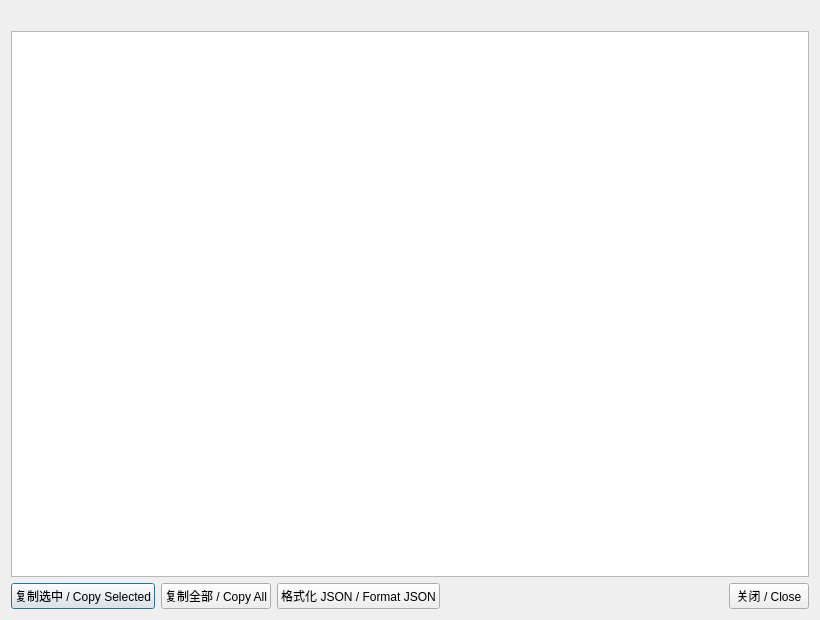
<?xml version="1.0" encoding="UTF-8"?>
<ui version="4.0">
 <class>TextViewerDialog</class>
 <widget class="QDialog" name="TextViewerDialog">
  <property name="geometry">
   <rect>
    <x>0</x>
    <y>0</y>
    <width>820</width>
    <height>620</height>
   </rect>
  </property>
  <property name="windowTitle">
   <string notr="true">Text Viewer</string>
  </property>
  <layout class="QVBoxLayout" name="verticalLayout">
   <item>
    <widget class="QLabel" name="lblTitle">
     <property name="text">
      <string notr="true"/>
     </property>
     <property name="wordWrap">
      <bool>true</bool>
     </property>
     <property name="textInteractionFlags">
      <set>Qt::TextInteractionFlag::TextSelectableByMouse</set>
     </property>
    </widget>
   </item>
   <item>
    <widget class="QTextEdit" name="textEdit"/>
   </item>
   <item>
    <layout class="QHBoxLayout" name="horizontalLayoutButtons">
     <item>
      <widget class="QPushButton" name="btnCopySelected">
       <property name="text">
        <string>复制选中 / Copy Selected</string>
       </property>
      </widget>
     </item>
     <item>
      <widget class="QPushButton" name="btnCopyAll">
       <property name="text">
        <string>复制全部 / Copy All</string>
       </property>
      </widget>
     </item>
     <item>
      <widget class="QPushButton" name="btnFormatJson">
       <property name="text">
        <string>格式化 JSON / Format JSON</string>
       </property>
      </widget>
     </item>
     <item>
      <spacer name="horizontalSpacer">
       <property name="orientation">
        <enum>Qt::Orientation::Horizontal</enum>
       </property>
       <property name="sizeHint" stdset="0">
        <size>
         <width>40</width>
         <height>20</height>
        </size>
       </property>
      </spacer>
     </item>
     <item>
      <widget class="QPushButton" name="btnClose">
       <property name="text">
        <string>关闭 / Close</string>
       </property>
      </widget>
     </item>
    </layout>
   </item>
  </layout>
 </widget>
 <resources/>
 <connections/>
</ui>
